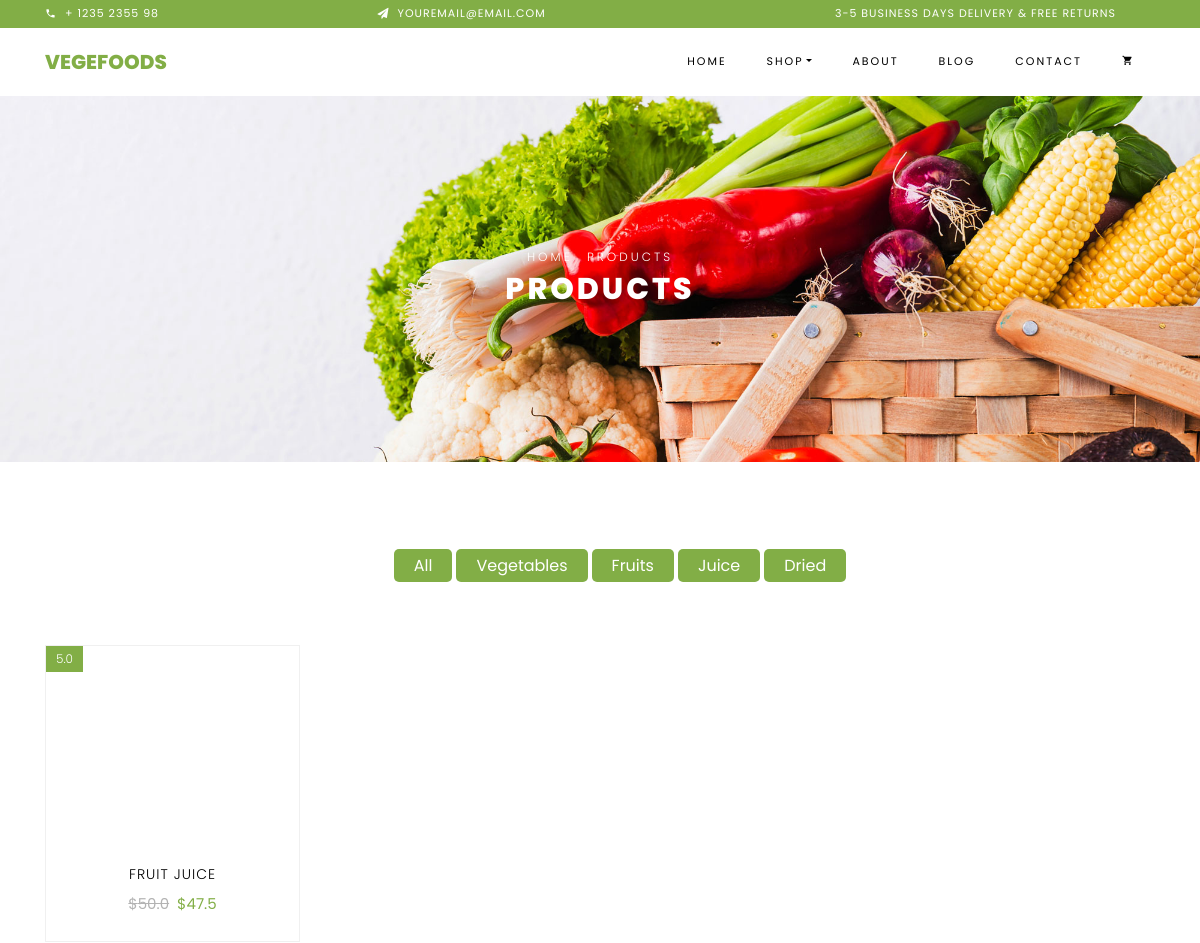
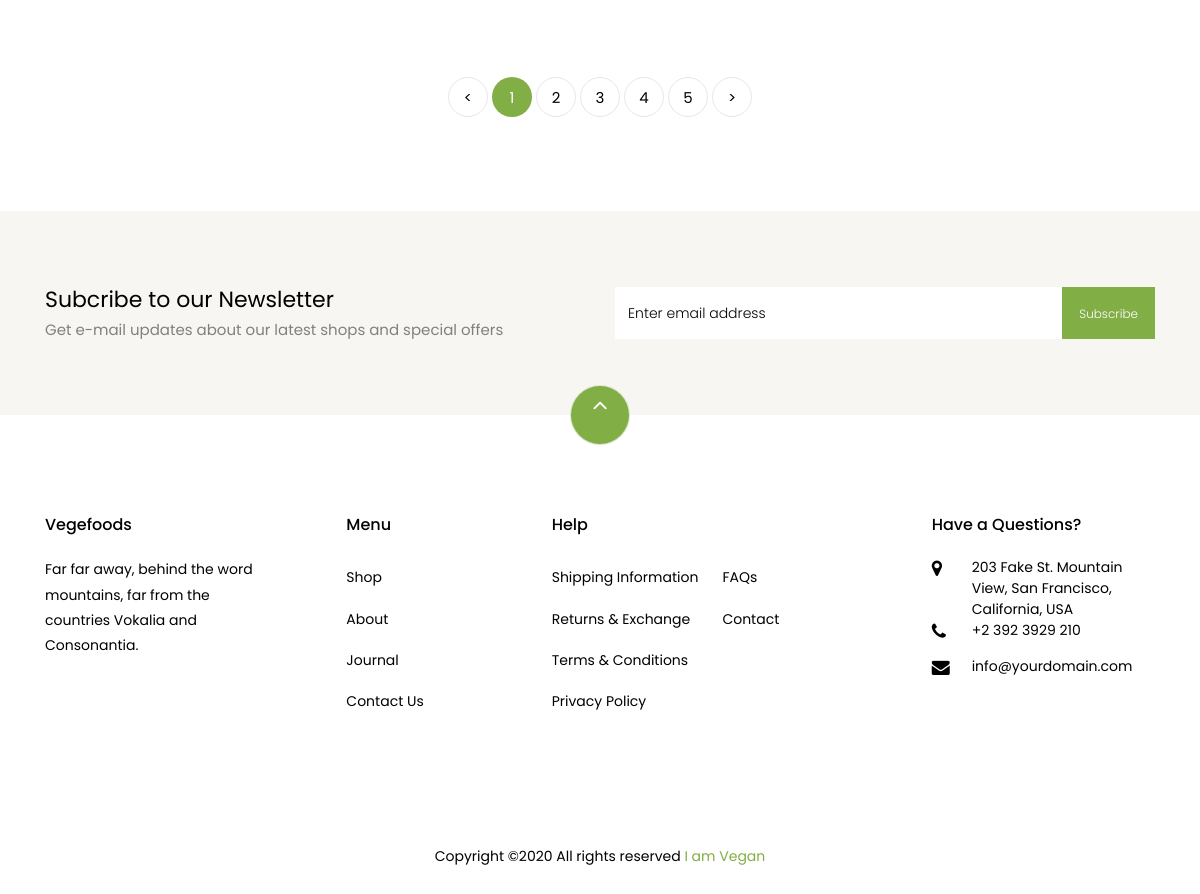
The app's page /juices/ with its own data (2 pictures, top to bottom).
### iamvegan/models.py (models this page shows)
class Product(models.Model):
    name = models.CharField(max_length=200)
    price = models.FloatField()
    discounted_price = models.FloatField()
    category = models.CharField(max_length=7, choices=CATEGORY_CHOICES)
    label = models.CharField(max_length=10, choices=LABEL_CHOICES)
    image = models.ImageField(upload_to='')
    quantity = models.IntegerField(default=1)
    afterdiscount = ComputedFloatField(default=0, compute_from='calculation1')
    totalprice = ComputedFloatField(default=0, compute_from='calculation2')
    taxes = models.FloatField()
    @property
    def calculation1(self):
        return self.price - (self.discounted_price / 100) * self.price
    @property
    def calculation2(self):
        return self.price * self.quantity + self.taxes

### iamvegan/views.py (the view)
# urls.py: path('juices/', views.juices, name='juices'),
def juices(request):
    juice = Product.objects.filter(category='Juices')
    return render(request, "Iamvegan/juices.html", {'juice': juice})

### templates/Iamvegan/juices.html (shortened to what this page needs)
{% extends "Iamvegan/basetemplate.html" %}
{% block body %}
    <div class="hero-wrap hero-bread" style="background-image: url('/static/images/bg_1.jpg');">
        <div class="container">
            <div class="row no-gutters slider-text align-items-center justify-content-center">
                <div class="col-md-9 animate text-center">
                    <p class="breadcrumbs"><span class="mr-2"><a href="index.html">Home</a></span> <span>Products</span>
                    </p>
                    <h1 class="mb-0 bread">Products</h1>
                </div>
            </div>
        </div>
    </div>
    <section class="ftco-section">
        <div class="container">
            <div class="row justify-content-center">
                <div class="col-md-10 mb-5 text-center">
                    <ul class="product-category">
                       <li><a href="{% url 'shop' %}" class="active">All</a></li>
                        <li><a href="{% url 'vegetables' %}" class="active">Vegetables</a></li>
                        <li><a href="{% url 'fruits' %}" class="active">Fruits</a></li>
                        <li><a href="{% url 'juices' %}" class="active">Juice</a></li>
                        <li><a href="{% url 'dries' %}" class="active">Dried</a></li>
                    </ul>
                </div>
            </div>
            <div class="row">
                {% for product in juice %}
                    <div class="col-md-6 col-lg-3 ftco-animate">
                        <div class="product">
                            <a href="{% url 'product' product.id %}" class="img-prod"><img class="img-fluid"
                                <span class="status">{{ product.discounted_price }}</span>
                            </a>
                            <div class="text py-3 pb-4 px-3 text-center">
                                <h3><a href="#">{{ product.name }}</a></h3>
                                <div class="d-flex">
                                    <div class="pricing">
                                        <p class="price"><span class="mr-2 price-dc">${{ product.price }}</span><span
                                                class="price-sale">${{ product.afterdiscount }}</span></p>
                                    </div>
                                </div>
                            </div>
                        </div>
                    </div>
                {% endfor %}
            </div>
            <div class="row mt-5">
                <div class="col text-center">
                    <div class="block-27">
                        <ul>
                            <li><a href="#">&lt;</a></li>
                            <li class="active"><span>1</span></li>
                            <li><a href="#">2</a></li>
                            <li><a href="#">3</a></li>
                            <li><a href="#">4</a></li>
                            <li><a href="#">5</a></li>
                            <li><a href="#">&gt;</a></li>
                        </ul>
                    </div>
                </div>
            </div>
        </div>
    </section>
    <section class="ftco-section ftco-no-pt ftco-no-pb py-5 bg-light">
        <div class="container py-4">
            <div class="row d-flex justify-content-center py-5">
                <div class="col-md-6">
                    <h2 style="font-size: 22px;" class="mb-0">Subcribe to our Newsletter</h2>
                    <span>Get e-mail updates about our latest shops and special offers</span>
                </div>
                <div class="col-md-6 d-flex align-items-center">
                    <form action="#" class="subscribe-form">
                        <div class="form-group d-flex">
                            <input type="text" class="form-control" placeholder="Enter email address">
                            <input type="submit" value="Subscribe" class="submit px-3">
                        </div>
                    </form>
                </div>
            </div>
        </div>
    </section>
{% endblock %}

### records on screen
Product: discounted_price "5.0", name "FRUIT JUICE", price "50.0", afterdiscount "47.5"
